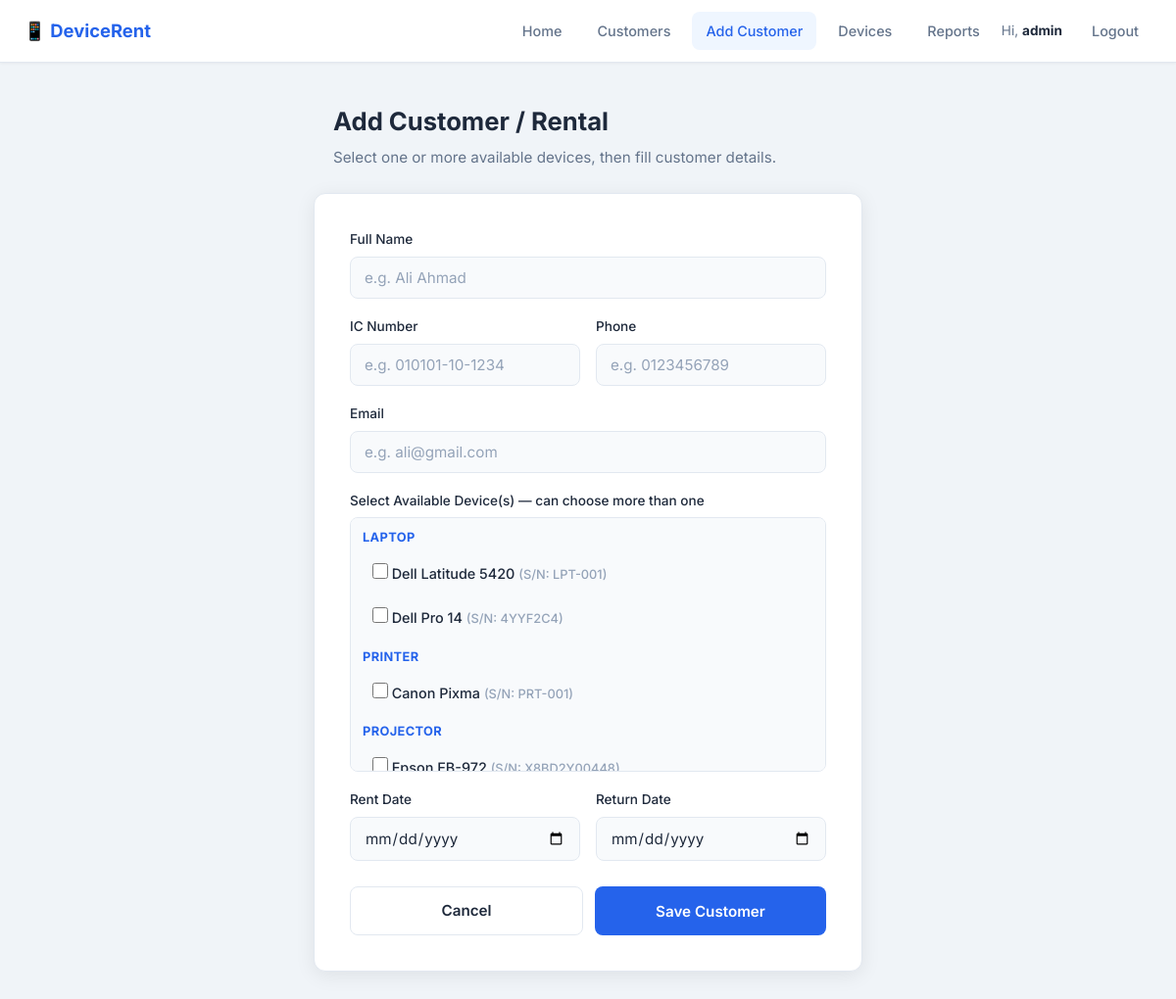
/add_customer.php (signed in), run on the app's committed database.
### tables this page shows
CREATE TABLE IF NOT EXISTS devices (
    device_id INT AUTO_INCREMENT PRIMARY KEY,
    device_name VARCHAR(100) NOT NULL,
    serial_number VARCHAR(50),
    category VARCHAR(50),
    quantity INT DEFAULT 1,
    status ENUM('Available', 'Unavailable', 'Maintenance') DEFAULT 'Available'
);

### add_customer.php (the view, shortened to what this page needs)
<?php
include 'db.php';
$available = mysqli_query($conn, "
    SELECT * FROM devices
    WHERE LOWER(status) = 'available'
    ORDER BY FIELD(category, 'Laptop', 'Printer', 'Projector'), device_name
");
$grouped = ['Laptop' => [], 'Printer' => [], 'Projector' => []];
if ($available) {
    while ($d = mysqli_fetch_assoc($available)) {
        $cat = $d['category'];
        $grouped[$cat][] = $d;
    }
}
?>
<!DOCTYPE html>
<html lang="en">
<head>
    <link rel="stylesheet" href="style.css">
</head>
<body>
<nav class="navbar">
    <a href="index.php" class="brand">📱 DeviceRent</a>
    <div class="nav-links">
        <a href="index.php">Home</a>
        <a href="view_customers.php">Customers</a>
        <a href="add_customer.php" class="active">Add Customer</a>
        <a href="manage_devices.php">Devices</a>
        <a href="report.php">Reports</a>
        <span class="nav-user">Hi, <strong><?php echo htmlspecialchars($_SESSION['username']); ?></strong></span>
        <a href="logout.php">Logout</a>
    </div>
</nav>
<div class="page-header">
    <h1>Add Customer / Rental</h1>
    <p>Select one or more available devices, then fill customer details.</p>
</div>
<div class="form-card">
    <form method="POST">
        <div class="form-group">
            <label>Full Name</label>
            <input type="text" name="fullname" placeholder="e.g. Ali Ahmad" required>
        </div>
        <div class="form-row">
            <div class="form-group">
                <label>IC Number</label>
                <input type="text" name="ic" placeholder="e.g. 010101-10-1234" required>
            </div>
            <div class="form-group">
                <label>Phone</label>
                <input type="tel" name="phone" placeholder="e.g. 0123456789">
            </div>
        </div>
        <div class="form-group">
            <label>Email</label>
            <input type="email" name="email" placeholder="e.g. ali@gmail.com">
        </div>
        <div class="form-group">
            <label>Select Available Device(s) — can choose more than one</label>
            <div class="device-box">
                <?php
                foreach ($grouped as $type => $list):
                ?>
                    <div class="device-group-title"><?php echo htmlspecialchars($type); ?></div>
                    <?php foreach ($list as $d): ?>
                        <label class="device-item">
                            <input type="checkbox" name="device_ids[]" value="<?php echo $d['device_id']; ?>">
                            <span>
                                <?php echo htmlspecialchars($d['device_name']); ?>
                                <?php if (!empty($d['serial_number'])): ?>
                                    <span class="sn">(S/N: <?php echo htmlspecialchars($d['serial_number']); ?>)</span>
                                <?php endif; ?>
                            </span>
                        </label>
                    <?php endforeach; ?>
                <?php endforeach; ?>
            </div>
        </div>
        <div class="form-row">
            <div class="form-group">
                <label>Rent Date</label>
                <input type="date" name="rent">
            </div>
            <div class="form-group">
                <label>Return Date</label>
                <input type="date" name="return">
            </div>
        </div>
        <div class="form-actions">
            <a href="index.php" class="btn btn-secondary">Cancel</a>
            <button type="submit" name="save" class="btn">Save Customer</button>
        </div>
    </form>
</div>
</body>
</html>

### style.css (style rules this page uses)
:root { --primary: #2563eb; --primary-dark: #1d4ed8; --bg: #f0f4f8; --surface: #ffffff; --text: #1e293b; --text-muted: #64748b; --border: #e2e8f0; --success: #10b981; --danger: #ef4444; --radius: 12px; --shadow: 0 4px 20px rgba(0, 0, 0, 0.08); --shadow-lg: 0 10px 40px rgba(0, 0, 0, 0.12); }
* { box-sizing: border-box; margin: 0; padding: 0; }
body { font-family: 'Inter', system-ui, -apple-system, sans-serif; background: var(--bg); color: var(--text); line-height: 1.6; min-height: 100vh; }
.navbar { background: var(--surface); border-bottom: 1px solid var(--border); padding: 0 24px; height: 64px; display: flex; align-items: center; justify-content: space-between; position: sticky; top: 0; z-index: 100; box-shadow: 0 1px 3px rgba(0,0,0,0.05); }
.navbar .brand { font-weight: 700; font-size: 1.15rem; color: var(--primary); text-decoration: none; display: flex; align-items: center; gap: 8px; }
.navbar .nav-links { display: flex; gap: 8px; align-items: center; }
.navbar .nav-links a { text-decoration: none; color: var(--text-muted); font-weight: 500; font-size: 0.9rem; padding: 8px 14px; border-radius: 8px; transition: all 0.2s; }
.navbar .nav-links a:hover, .navbar .nav-links a.active { color: var(--primary); background: #eff6ff; }
.nav-user { font-size: 0.85rem; color: var(--text-muted); margin-right: 8px; }
.nav-user strong { color: var(--text); }
.page-header { max-width: 560px; margin: 40px auto 0; padding: 0 20px; }
.page-header h1 { font-size: 1.6rem; font-weight: 700; margin-bottom: 4px; }
.page-header p { color: var(--text-muted); font-size: 0.95rem; }
.form-card { max-width: 560px; margin: 24px auto 60px; background: var(--surface); border-radius: var(--radius); padding: 36px; box-shadow: var(--shadow); border: 1px solid var(--border); }
.form-group { margin-bottom: 18px; }
.form-group label { display: block; font-size: 0.85rem; font-weight: 500; margin-bottom: 6px; }
.form-row { display: grid; grid-template-columns: 1fr 1fr; gap: 16px; }
input[type="text"], input[type="email"], input[type="number"], input[type="date"], input[type="tel"], input[type="password"] { width: 100%; padding: 11px 14px; border: 1.5px solid var(--border); border-radius: 8px; font-size: 0.95rem; font-family: inherit; color: var(--text); background: #f8fafc; transition: border-color 0.2s, box-shadow 0.2s; }
input::placeholder { color: #94a3b8; }
.btn { display: inline-flex; align-items: center; justify-content: center; gap: 8px; background: var(--primary); color: white; padding: 12px 24px; border: none; border-radius: 8px; font-size: 0.95rem; font-weight: 600; font-family: inherit; cursor: pointer; text-decoration: none; transition: background 0.2s, transform 0.15s; }
.btn-secondary { background: white; color: var(--text); border: 1.5px solid var(--border); }
.form-actions { display: flex; gap: 12px; margin-top: 8px; }
.form-actions .btn { flex: 1; }

### add_customer.php (style rules this page uses)
.device-box { max-height: 260px; overflow-y: auto; border: 1.5px solid #e2e8f0; border-radius: 8px; background: #f8fafc; padding: 10px 12px; }
.device-group-title { font-size: 0.8rem; font-weight: 700; color: #2563eb; margin: 10px 0 6px; text-transform: uppercase; letter-spacing: 0.03em; }
.device-group-title:first-child { margin-top: 0; }
.device-item { display: flex; align-items: center; gap: 10px; padding: 8px 10px; border-radius: 8px; cursor: pointer; transition: background 0.15s; }
.device-item input { width: 16px; height: 16px; accent-color: #2563eb; cursor: pointer; }
.device-item span { font-size: 0.9rem; color: #1e293b; }
.device-item .sn { color: #94a3b8; font-size: 0.8rem; }

### data on the page
devices: device_name "Dell Latitude 5420", serial_number "LPT-001"
devices: device_name "Dell Pro 14", serial_number "4YYF2C4"
devices: device_name "Canon Pixma", serial_number "PRT-001"
devices: device_name "Epson EB-972", serial_number "X8BD2Y00448"

### other printed values
$_SESSION['username'] "admin"
$type "LAPTOP"
$type "PRINTER"
$type "PROJECTOR"
